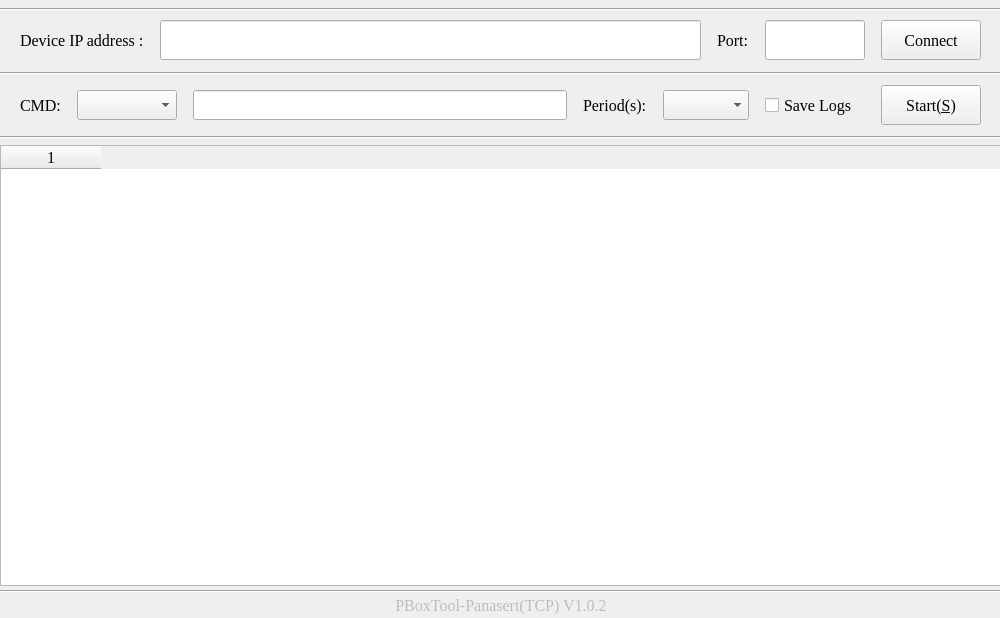
<?xml version="1.0" encoding="UTF-8"?>
<ui version="4.0">
 <class>MainWindow</class>
 <widget class="QMainWindow" name="MainWindow">
  <property name="geometry">
   <rect>
    <x>0</x>
    <y>0</y>
    <width>1000</width>
    <height>618</height>
   </rect>
  </property>
  <property name="minimumSize">
   <size>
    <width>1000</width>
    <height>618</height>
   </size>
  </property>
  <property name="maximumSize">
   <size>
    <width>1000</width>
    <height>618</height>
   </size>
  </property>
  <property name="font">
   <font>
    <family>Times New Roman</family>
    <pointsize>12</pointsize>
   </font>
  </property>
  <property name="windowTitle">
   <string>PBoxTool</string>
  </property>
  <property name="statusTip">
   <string notr="true"/>
  </property>
  <property name="locale">
   <locale language="English" country="UnitedStates"/>
  </property>
  <widget class="QWidget" name="centralwidget">
   <widget class="QWidget" name="gridLayoutWidget">
    <property name="geometry">
     <rect>
      <x>0</x>
      <y>10</y>
      <width>1001</width>
      <height>61</height>
     </rect>
    </property>
    <layout class="QGridLayout" name="gridLayout">
     <item row="1" column="4">
      <spacer name="horizontalSpacer_5">
       <property name="orientation">
        <enum>Qt::Horizontal</enum>
       </property>
       <property name="sizeType">
        <enum>QSizePolicy::Fixed</enum>
       </property>
       <property name="sizeHint" stdset="0">
        <size>
         <width>10</width>
         <height>20</height>
        </size>
       </property>
      </spacer>
     </item>
     <item row="1" column="2">
      <spacer name="horizontalSpacer_4">
       <property name="orientation">
        <enum>Qt::Horizontal</enum>
       </property>
       <property name="sizeType">
        <enum>QSizePolicy::Fixed</enum>
       </property>
       <property name="sizeHint" stdset="0">
        <size>
         <width>10</width>
         <height>20</height>
        </size>
       </property>
      </spacer>
     </item>
     <item row="1" column="6">
      <spacer name="horizontalSpacer_6">
       <property name="orientation">
        <enum>Qt::Horizontal</enum>
       </property>
       <property name="sizeType">
        <enum>QSizePolicy::Fixed</enum>
       </property>
       <property name="sizeHint" stdset="0">
        <size>
         <width>10</width>
         <height>20</height>
        </size>
       </property>
      </spacer>
     </item>
     <item row="1" column="10">
      <spacer name="horizontalSpacer_2">
       <property name="orientation">
        <enum>Qt::Horizontal</enum>
       </property>
       <property name="sizeType">
        <enum>QSizePolicy::Fixed</enum>
       </property>
       <property name="sizeHint" stdset="0">
        <size>
         <width>20</width>
         <height>20</height>
        </size>
       </property>
      </spacer>
     </item>
     <item row="1" column="0">
      <spacer name="horizontalSpacer_3">
       <property name="orientation">
        <enum>Qt::Horizontal</enum>
       </property>
       <property name="sizeType">
        <enum>QSizePolicy::Fixed</enum>
       </property>
       <property name="sizeHint" stdset="0">
        <size>
         <width>20</width>
         <height>20</height>
        </size>
       </property>
      </spacer>
     </item>
     <item row="1" column="9">
      <widget class="QPushButton" name="BtnConnect">
       <property name="minimumSize">
        <size>
         <width>100</width>
         <height>40</height>
        </size>
       </property>
       <property name="maximumSize">
        <size>
         <width>100</width>
         <height>40</height>
        </size>
       </property>
       <property name="text">
        <string>Connect</string>
       </property>
      </widget>
     </item>
     <item row="1" column="1">
      <widget class="QLabel" name="labelIPAddr">
       <property name="text">
        <string>Device IP address :</string>
       </property>
      </widget>
     </item>
     <item row="1" column="3">
      <widget class="QLineEdit" name="lineEditIP">
       <property name="enabled">
        <bool>true</bool>
       </property>
       <property name="sizePolicy">
        <sizepolicy hsizetype="Expanding" vsizetype="Fixed">
         <horstretch>0</horstretch>
         <verstretch>0</verstretch>
        </sizepolicy>
       </property>
       <property name="minimumSize">
        <size>
         <width>0</width>
         <height>40</height>
        </size>
       </property>
       <property name="maximumSize">
        <size>
         <width>16777215</width>
         <height>16777215</height>
        </size>
       </property>
       <property name="whatsThis">
        <string/>
       </property>
       <property name="inputMask">
        <string extracomment="192.168.0.1"/>
       </property>
       <property name="text">
        <string/>
       </property>
       <property name="maxLength">
        <number>15</number>
       </property>
       <property name="cursorPosition">
        <number>0</number>
       </property>
       <property name="alignment">
        <set>Qt::AlignLeading|Qt::AlignLeft|Qt::AlignVCenter</set>
       </property>
       <property name="placeholderText">
        <string/>
       </property>
      </widget>
     </item>
     <item row="1" column="5">
      <widget class="QLabel" name="label_2">
       <property name="text">
        <string>Port:</string>
       </property>
      </widget>
     </item>
     <item row="1" column="7">
      <widget class="QLineEdit" name="lineEditPort">
       <property name="enabled">
        <bool>true</bool>
       </property>
       <property name="sizePolicy">
        <sizepolicy hsizetype="Expanding" vsizetype="Fixed">
         <horstretch>0</horstretch>
         <verstretch>0</verstretch>
        </sizepolicy>
       </property>
       <property name="minimumSize">
        <size>
         <width>100</width>
         <height>40</height>
        </size>
       </property>
       <property name="maximumSize">
        <size>
         <width>100</width>
         <height>40</height>
        </size>
       </property>
       <property name="layoutDirection">
        <enum>Qt::LeftToRight</enum>
       </property>
       <property name="inputMethodHints">
        <set>Qt::ImhNone</set>
       </property>
       <property name="inputMask">
        <string/>
       </property>
       <property name="text">
        <string extracomment="0"/>
       </property>
       <property name="maxLength">
        <number>5</number>
       </property>
       <property name="cursorPosition">
        <number>0</number>
       </property>
       <property name="alignment">
        <set>Qt::AlignCenter</set>
       </property>
      </widget>
     </item>
     <item row="1" column="8">
      <spacer name="horizontalSpacer_7">
       <property name="orientation">
        <enum>Qt::Horizontal</enum>
       </property>
       <property name="sizeType">
        <enum>QSizePolicy::Fixed</enum>
       </property>
       <property name="sizeHint" stdset="0">
        <size>
         <width>10</width>
         <height>20</height>
        </size>
       </property>
      </spacer>
     </item>
    </layout>
   </widget>
   <widget class="QWidget" name="gridLayoutWidget_3">
    <property name="geometry">
     <rect>
      <x>0</x>
      <y>140</y>
      <width>1001</width>
      <height>451</height>
     </rect>
    </property>
    <layout class="QGridLayout" name="gridLayout_3">
     <property name="leftMargin">
      <number>0</number>
     </property>
     <property name="topMargin">
      <number>5</number>
     </property>
     <property name="rightMargin">
      <number>0</number>
     </property>
     <property name="bottomMargin">
      <number>5</number>
     </property>
     <item row="2" column="0">
      <widget class="QTableWidget" name="tableWidget">
       <property name="enabled">
        <bool>true</bool>
       </property>
       <property name="locale">
        <locale language="English" country="UnitedStates"/>
       </property>
       <property name="autoScroll">
        <bool>true</bool>
       </property>
       <property name="editTriggers">
        <set>QAbstractItemView::NoEditTriggers</set>
       </property>
       <property name="selectionMode">
        <enum>QAbstractItemView::NoSelection</enum>
       </property>
       <property name="gridStyle">
        <enum>Qt::SolidLine</enum>
       </property>
       <property name="sortingEnabled">
        <bool>false</bool>
       </property>
       <property name="rowCount">
        <number>0</number>
       </property>
       <property name="columnCount">
        <number>1</number>
       </property>
       <column/>
      </widget>
     </item>
    </layout>
   </widget>
   <widget class="QWidget" name="verticalLayoutWidget">
    <property name="geometry">
     <rect>
      <x>0</x>
      <y>590</y>
      <width>1002</width>
      <height>30</height>
     </rect>
    </property>
    <layout class="QVBoxLayout" name="verticalLayout">
     <item>
      <widget class="QLabel" name="labelModel">
       <property name="enabled">
        <bool>false</bool>
       </property>
       <property name="text">
        <string>PBoxTool-Panasert(TCP) V1.0.2</string>
       </property>
       <property name="alignment">
        <set>Qt::AlignCenter</set>
       </property>
      </widget>
     </item>
    </layout>
   </widget>
   <widget class="Line" name="lineTitle_3">
    <property name="geometry">
     <rect>
      <x>0</x>
      <y>129</y>
      <width>1000</width>
      <height>16</height>
     </rect>
    </property>
    <property name="orientation">
     <enum>Qt::Horizontal</enum>
    </property>
   </widget>
   <widget class="Line" name="lineModel">
    <property name="geometry">
     <rect>
      <x>0</x>
      <y>590</y>
      <width>1000</width>
      <height>3</height>
     </rect>
    </property>
    <property name="orientation">
     <enum>Qt::Horizontal</enum>
    </property>
   </widget>
   <widget class="Line" name="lineTitle">
    <property name="geometry">
     <rect>
      <x>0</x>
      <y>1</y>
      <width>1000</width>
      <height>16</height>
     </rect>
    </property>
    <property name="orientation">
     <enum>Qt::Horizontal</enum>
    </property>
   </widget>
   <widget class="Line" name="lineTitle_2">
    <property name="geometry">
     <rect>
      <x>0</x>
      <y>65</y>
      <width>1000</width>
      <height>16</height>
     </rect>
    </property>
    <property name="orientation">
     <enum>Qt::Horizontal</enum>
    </property>
   </widget>
   <widget class="QWidget" name="gridLayoutWidget_2">
    <property name="geometry">
     <rect>
      <x>0</x>
      <y>80</y>
      <width>1001</width>
      <height>51</height>
     </rect>
    </property>
    <layout class="QGridLayout" name="gridLayout_2">
     <item row="0" column="1">
      <widget class="QLabel" name="label_3">
       <property name="maximumSize">
        <size>
         <width>16777215</width>
         <height>40</height>
        </size>
       </property>
       <property name="text">
        <string>CMD:</string>
       </property>
      </widget>
     </item>
     <item row="0" column="2">
      <spacer name="horizontalSpacer_9">
       <property name="orientation">
        <enum>Qt::Horizontal</enum>
       </property>
       <property name="sizeType">
        <enum>QSizePolicy::Fixed</enum>
       </property>
       <property name="sizeHint" stdset="0">
        <size>
         <width>10</width>
         <height>20</height>
        </size>
       </property>
      </spacer>
     </item>
     <item row="0" column="3">
      <widget class="QComboBox" name="comboBoxOrders">
       <property name="sizePolicy">
        <sizepolicy hsizetype="Preferred" vsizetype="Preferred">
         <horstretch>0</horstretch>
         <verstretch>0</verstretch>
        </sizepolicy>
       </property>
       <property name="minimumSize">
        <size>
         <width>100</width>
         <height>30</height>
        </size>
       </property>
       <property name="maximumSize">
        <size>
         <width>16777215</width>
         <height>30</height>
        </size>
       </property>
       <property name="currentText">
        <string/>
       </property>
       <property name="currentIndex">
        <number>-1</number>
       </property>
      </widget>
     </item>
     <item row="0" column="5">
      <widget class="QLineEdit" name="lineEditProgName">
       <property name="enabled">
        <bool>true</bool>
       </property>
       <property name="sizePolicy">
        <sizepolicy hsizetype="Expanding" vsizetype="Preferred">
         <horstretch>0</horstretch>
         <verstretch>0</verstretch>
        </sizepolicy>
       </property>
       <property name="minimumSize">
        <size>
         <width>0</width>
         <height>30</height>
        </size>
       </property>
       <property name="maximumSize">
        <size>
         <width>16777215</width>
         <height>30</height>
        </size>
       </property>
       <property name="layoutDirection">
        <enum>Qt::LeftToRight</enum>
       </property>
       <property name="inputMask">
        <string/>
       </property>
       <property name="text">
        <string extracomment="0"/>
       </property>
       <property name="maxLength">
        <number>1</number>
       </property>
       <property name="cursorPosition">
        <number>0</number>
       </property>
       <property name="alignment">
        <set>Qt::AlignCenter</set>
       </property>
      </widget>
     </item>
     <item row="0" column="0">
      <spacer name="horizontalSpacer_8">
       <property name="orientation">
        <enum>Qt::Horizontal</enum>
       </property>
       <property name="sizeType">
        <enum>QSizePolicy::Fixed</enum>
       </property>
       <property name="sizeHint" stdset="0">
        <size>
         <width>20</width>
         <height>20</height>
        </size>
       </property>
      </spacer>
     </item>
     <item row="0" column="9">
      <widget class="QComboBox" name="comboBoxPeriod">
       <property name="sizePolicy">
        <sizepolicy hsizetype="Preferred" vsizetype="Preferred">
         <horstretch>0</horstretch>
         <verstretch>0</verstretch>
        </sizepolicy>
       </property>
       <property name="minimumSize">
        <size>
         <width>50</width>
         <height>30</height>
        </size>
       </property>
       <property name="maximumSize">
        <size>
         <width>100</width>
         <height>30</height>
        </size>
       </property>
      </widget>
     </item>
     <item row="0" column="11">
      <widget class="QCheckBox" name="checkBoxSaveLog">
       <property name="sizePolicy">
        <sizepolicy hsizetype="Preferred" vsizetype="Preferred">
         <horstretch>0</horstretch>
         <verstretch>0</verstretch>
        </sizepolicy>
       </property>
       <property name="minimumSize">
        <size>
         <width>100</width>
         <height>0</height>
        </size>
       </property>
       <property name="text">
        <string>Save Logs</string>
       </property>
      </widget>
     </item>
     <item row="0" column="13">
      <widget class="QPushButton" name="BtnStart">
       <property name="sizePolicy">
        <sizepolicy hsizetype="Minimum" vsizetype="Preferred">
         <horstretch>0</horstretch>
         <verstretch>0</verstretch>
        </sizepolicy>
       </property>
       <property name="minimumSize">
        <size>
         <width>100</width>
         <height>40</height>
        </size>
       </property>
       <property name="maximumSize">
        <size>
         <width>100</width>
         <height>40</height>
        </size>
       </property>
       <property name="text">
        <string>Start(&amp;S)</string>
       </property>
      </widget>
     </item>
     <item row="0" column="12">
      <spacer name="horizontalSpacer_11">
       <property name="orientation">
        <enum>Qt::Horizontal</enum>
       </property>
       <property name="sizeType">
        <enum>QSizePolicy::Fixed</enum>
       </property>
       <property name="sizeHint" stdset="0">
        <size>
         <width>10</width>
         <height>20</height>
        </size>
       </property>
      </spacer>
     </item>
     <item row="0" column="4">
      <spacer name="horizontalSpacer_14">
       <property name="orientation">
        <enum>Qt::Horizontal</enum>
       </property>
       <property name="sizeType">
        <enum>QSizePolicy::Fixed</enum>
       </property>
       <property name="sizeHint" stdset="0">
        <size>
         <width>10</width>
         <height>20</height>
        </size>
       </property>
      </spacer>
     </item>
     <item row="0" column="14">
      <spacer name="horizontalSpacer_10">
       <property name="orientation">
        <enum>Qt::Horizontal</enum>
       </property>
       <property name="sizeType">
        <enum>QSizePolicy::Fixed</enum>
       </property>
       <property name="sizeHint" stdset="0">
        <size>
         <width>20</width>
         <height>20</height>
        </size>
       </property>
      </spacer>
     </item>
     <item row="0" column="7">
      <widget class="QLabel" name="label_5">
       <property name="maximumSize">
        <size>
         <width>16777215</width>
         <height>40</height>
        </size>
       </property>
       <property name="text">
        <string>Period(s):</string>
       </property>
      </widget>
     </item>
     <item row="0" column="8">
      <spacer name="horizontalSpacer_13">
       <property name="orientation">
        <enum>Qt::Horizontal</enum>
       </property>
       <property name="sizeType">
        <enum>QSizePolicy::Fixed</enum>
       </property>
       <property name="sizeHint" stdset="0">
        <size>
         <width>10</width>
         <height>20</height>
        </size>
       </property>
      </spacer>
     </item>
     <item row="0" column="10">
      <spacer name="horizontalSpacer_12">
       <property name="orientation">
        <enum>Qt::Horizontal</enum>
       </property>
       <property name="sizeType">
        <enum>QSizePolicy::Fixed</enum>
       </property>
       <property name="sizeHint" stdset="0">
        <size>
         <width>10</width>
         <height>20</height>
        </size>
       </property>
      </spacer>
     </item>
     <item row="0" column="6">
      <spacer name="horizontalSpacer_15">
       <property name="orientation">
        <enum>Qt::Horizontal</enum>
       </property>
       <property name="sizeType">
        <enum>QSizePolicy::Fixed</enum>
       </property>
       <property name="sizeHint" stdset="0">
        <size>
         <width>10</width>
         <height>20</height>
        </size>
       </property>
      </spacer>
     </item>
    </layout>
   </widget>
  </widget>
 </widget>
 <resources/>
 <connections/>
</ui>
